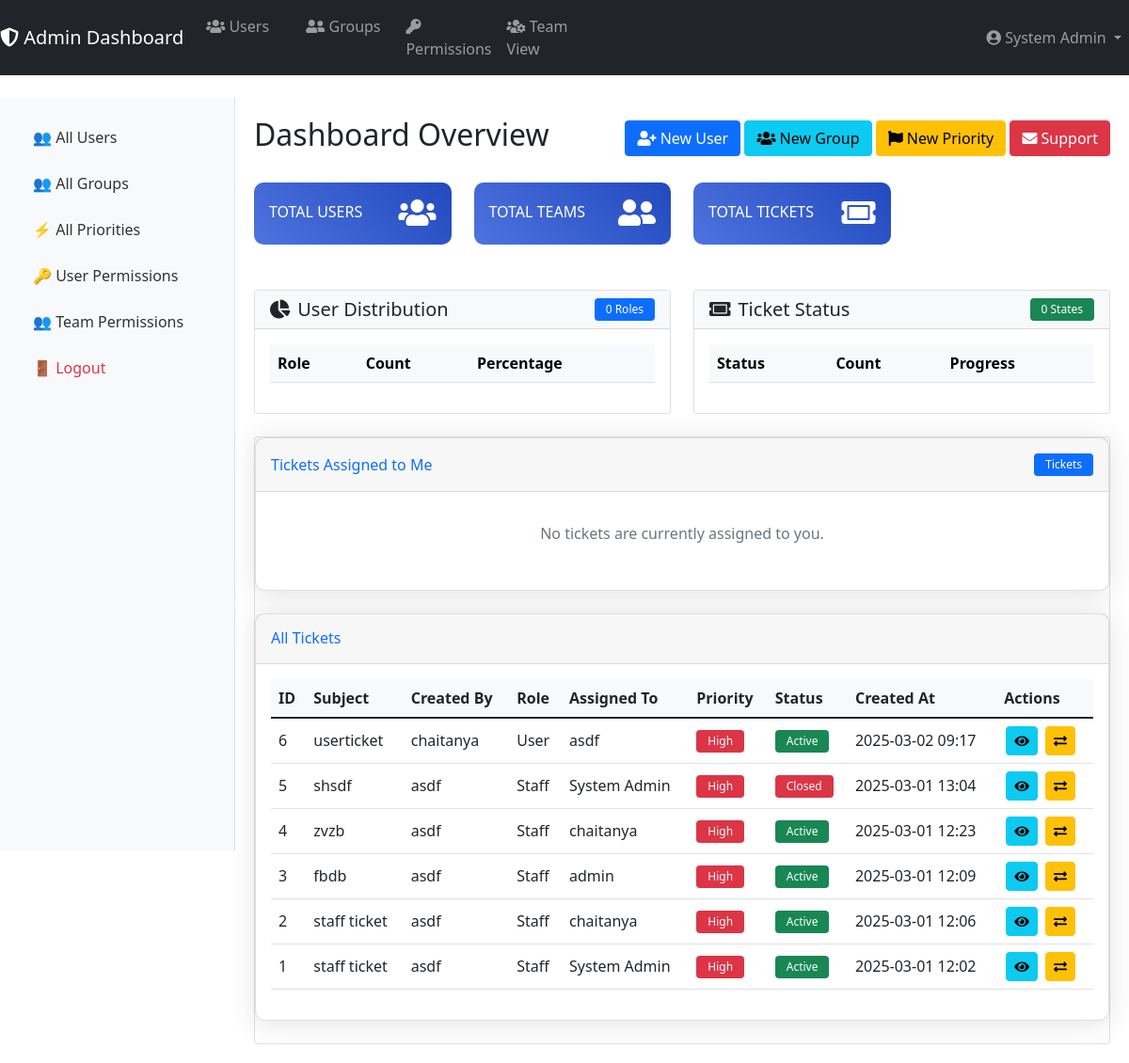
/dashboard/ (signed in), run on an earlier commit of the app's database.
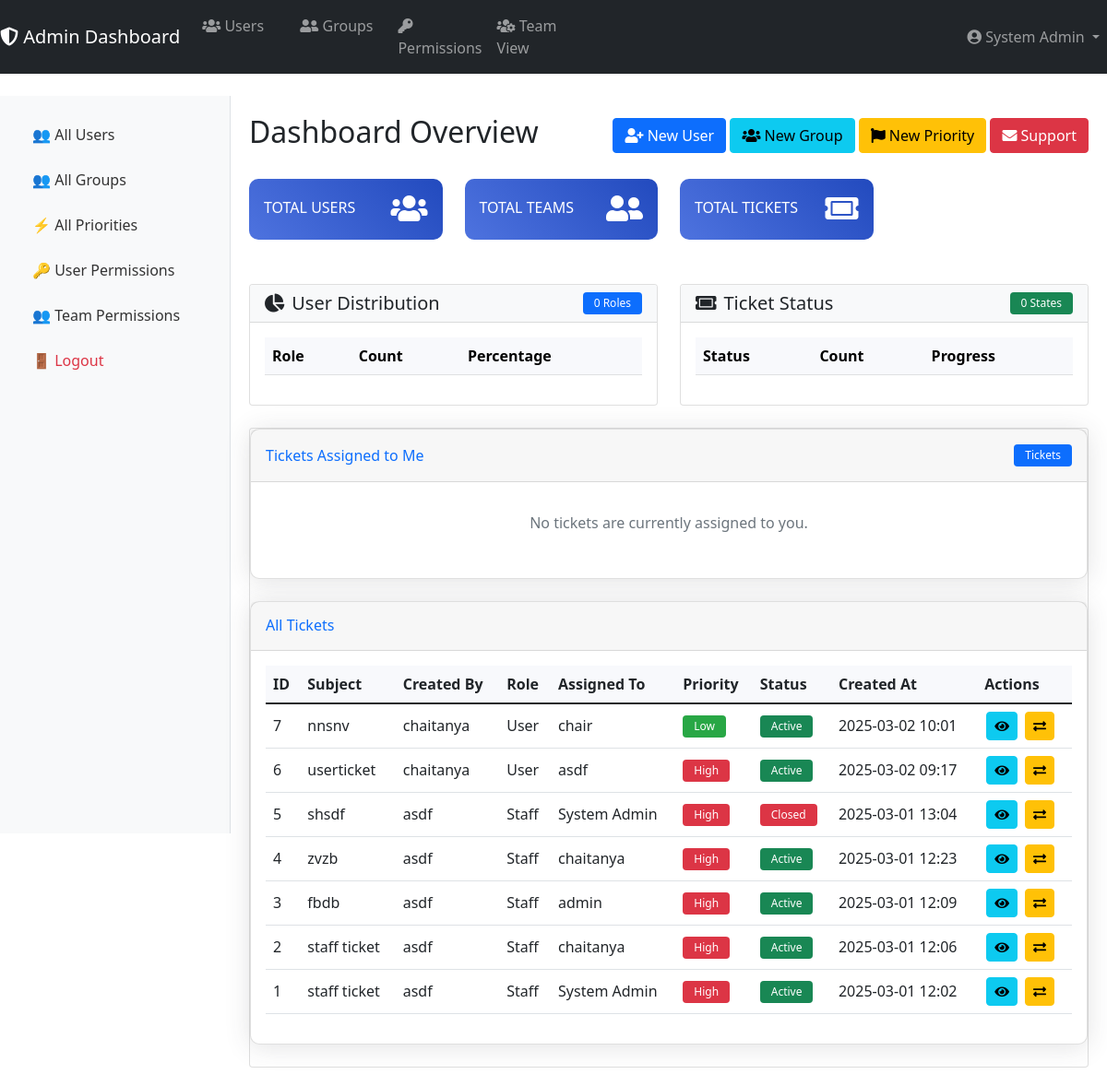
And on a later commit of the database.
### tracker/models.py (models this page shows, shortened)
class Ticket(models.Model):
    STATUS_ACTIVE = 1
    STATUS_CLOSED = 2
    STATUS_PENDING = 3
    STATUS_CHOICES = [
        (STATUS_ACTIVE, 'Active'),
        (STATUS_CLOSED, 'Closed'),
        (STATUS_PENDING, 'Pending'),
    ]
    id = models.AutoField(primary_key=True)
    subject = models.CharField(max_length=200)
    description = models.TextField()
    created_by = models.ForeignKey(UserDetail, on_delete=models.CASCADE, related_name='created_tickets')
    assigned_to = models.ForeignKey(UserDetail, on_delete=models.SET_NULL, null=True, related_name='assigned_tickets')
    created_at = models.DateTimeField(auto_now_add=True)
    updated_at = models.DateTimeField(auto_now=True)
    status = models.PositiveSmallIntegerField(
        choices=STATUS_CHOICES,
        default=STATUS_ACTIVE
    )
    closed_at = models.DateTimeField(null=True, blank=True)
    closed_by = models.ForeignKey(
        UserDetail,
        on_delete=models.SET_NULL,
        null=True,
        blank=True,
        related_name='closed_tickets'
    )
    priority = models.ForeignKey(Priority, on_delete=models.SET_NULL, null=True)
    brand = models.CharField(max_length=100, blank=True, null=True)
    def get_status_display(self):
        return dict(self.STATUS_CHOICES).get(self.status, 'Unknown')
    class Meta:
        ordering = ['-created_at']  # Default ordering by creation date, newest first
        indexes = [
            models.Index(fields=['-created_at']),  # Add index for better performance
        ]

class UserDetail(AbstractBaseUser, PermissionsMixin):
    row_id = models.AutoField(primary_key=True)  # ✅ `row_id` is the primary key
    user_id = models.CharField(max_length=255, unique=True)
    user_name = models.CharField(max_length=255)
    is_email_verified = models.BooleanField(default=False)
    is_active = models.BooleanField(default=True)
    pagination = models.IntegerField(default=10)
    sorting = models.IntegerField(default=0)
    is_staff = models.BooleanField(default=False)
    is_superuser = models.BooleanField(default=False)
    role = models.ForeignKey(Role, on_delete=models.SET_NULL, null=True)
    objects = UserManager()
    USERNAME_FIELD = "user_id"
    REQUIRED_FIELDS = ["user_name"]
    class Meta:
        verbose_name = 'user'
        verbose_name_plural = 'users'
    groups = models.ManyToManyField(
        'auth.Group',
        verbose_name='groups',
        blank=True,
        related_name='userdetail_set',
        related_query_name='userdetail'
    )
    user_permissions = models.ManyToManyField(
        'auth.Permission',
        verbose_name='user permissions',
        blank=True,
        related_name='userdetail_set',
        related_query_name='userdetail'
    )

class Role(models.Model):
    ADMIN = 1
    MANAGER = 2
    CLIENT = 3
    EMPLOYEE = 4
    USER = 5
    STAFF = 6
    ROLE_CHOICES = [
        (ADMIN, 'Admin'),
        (MANAGER, 'Manager'),
        (CLIENT, 'Client'),
        (EMPLOYEE, 'Employee'),
        (USER, 'User'),
        (STAFF, 'Staff'),
    ]
    id = models.AutoField(primary_key=True)
    name = models.CharField(max_length=50, unique=True)
    class Meta:
        ordering = ['id']
        verbose_name_plural = 'Roles'
    class Meta:
        permissions = [
            ("view_staff_dashboard", "Can view staff dashboard"),
            ("create_ticket", "Can create ticket"),
            ("view_ticket", "Can view ticket"),
            ("comment_ticket", "Can comment on ticket"),
            ("close_ticket", "Can close ticket"),
            ("view_org_tickets", "Can view organization tickets"),
        ]

class Priority(models.Model):
    name = models.CharField(max_length=50, unique=True)
    class Meta:
        verbose_name_plural = "Priorities"

### tracker/views.py (the view)
# urls.py: path('dashboard/', views.role_based_dashboard, name='dashboard'),  # Default dashboard
@login_required_with_message
def role_based_dashboard(request, role=None):
    user = request.user
    if not role:
        role = user.role.name.lower() if user.role else 'user'
    if not user.role or user.role.name.lower() != role:
        messages.error(request, "Access denied. Invalid role.")
        return redirect('home')
    context = {'user': user}
    if role == 'staff':
        context.update({
            'assigned_tickets': Ticket.objects.filter(assigned_to=user),
            'created_tickets': Ticket.objects.filter(created_by=user)
        })
    elif role == 'admin':
        context.update({
            'all_tickets': Ticket.objects.all(),
            'users': UserDetail.objects.all()
        })
    try:
        return render(request, f'dashboards/{role}_dashboard.html', context)
    except TemplateDoesNotExist:
        messages.error(request, f"Dashboard template for {role} not found.")
        return redirect('home')

### tracker/templates/dashboards/admin_dashboard.html (shortened to what the changed rows need)
{% extends "../base_admin.html" %}
{% load static %}
{% block content %}
<div class="container-fluid mt-4">
    <div class="d-flex">
        <div class="main-content">
            <div class="d-flex justify-content-between align-items-center mb-4">
                <h2>Dashboard Overview</h2>
            </div>
            <div class="row g-4 mb-4">
                <div class="col-md-6">
                    <div class="card h-100">
                        <div class="card-body">
                            <div class="table-responsive">
                                <table class="table table-hover">
                                    <thead class="table-light">
                                        <tr>
                                            <th>Role</th>
                                            <th>Count</th>
                                            <th>Percentage</th>
                                        </tr>
                                    </thead>
                                </table>
                            </div>
                        </div>
                    </div>
                </div>
                <div class="col-md-6">
                    <div class="card h-100">
                        <div class="card-body">
                            <div class="table-responsive">
                                <table class="table table-hover">
                                    <thead class="table-light">
                                        <tr>
                                            <th>Status</th>
                                            <th>Count</th>
                                            <th>Progress</th>
                                        </tr>
                                    </thead>
                                </table>
                            </div>
                        </div>
                    </div>
                </div>
            </div>
            <div class="card mt-4">
            <div class="card ticket-table mb-4">
                <div class="card-body">
                    <div class="table-responsive">
                        <table class="table table-hover">
                            <thead>
                                <tr>
                                    <th>ID</th>
                                    <th>Subject</th>
                                    <th>Created By</th>
                                    <th>Role</th>
                                    <th>Assigned To</th>
                                    <th>Priority</th>
                                    <th>Status</th>
                                    <th>Created At</th>
                                    <th>Actions</th>
                                </tr>
                            </thead>
                            <tbody>
                                {% for ticket in all_tickets %}
                                <tr>
                                    <td>{{ ticket.id }}</td>
                                    <td>{{ ticket.subject }}</td>
                                    <td>{{ ticket.created_by.user_name }}</td>
                                    <td>{{ ticket.created_by.role.name }}</td>
                                    <td>{{ ticket.assigned_to.user_name|default:"Unassigned" }}</td>
                                    <td>
                                        <span class="badge priority-{{ ticket.priority.name|lower }}">
                                            {{ ticket.priority.name }}
                                        </span>
                                    </td>
                                    <td>
                                        <span class="badge {% if ticket.status == 2 %}bg-danger{% else %}bg-success{% endif %}">
                                            {{ ticket.get_status_display }}
                                        </span>
                                    </td>
                                    <td>{{ ticket.created_at|date:"Y-m-d H:i" }}</td>
                                    <td>
                                        <a href="{% url 'admin_view_ticket' ticket.id %}" class="btn btn-info btn-action">
                                            <i class="fas fa-eye"></i>
                                        </a>
                                        <a href="{% url 'transfer_ticket' ticket.id %}" class="btn btn-warning btn-action">
                                            <i class="fas fa-exchange-alt"></i>
                                        </a>
                                    </td>
                                </tr>
                                {% endfor %}
                            </tbody>
                        </table>
                    </div>
                </div>
            </div>
        </div>
    </div>
</div>
{% endblock %}

What changed in the data, as far as the page shows it:
added Ticket: id "7", subject "nnsnv", created_by.user_name "chaitanya", created_by.role.name "User", assigned_to.user_name "chair", priority.name "Low", status "Active", created_at "2025-03-02 10:01"
